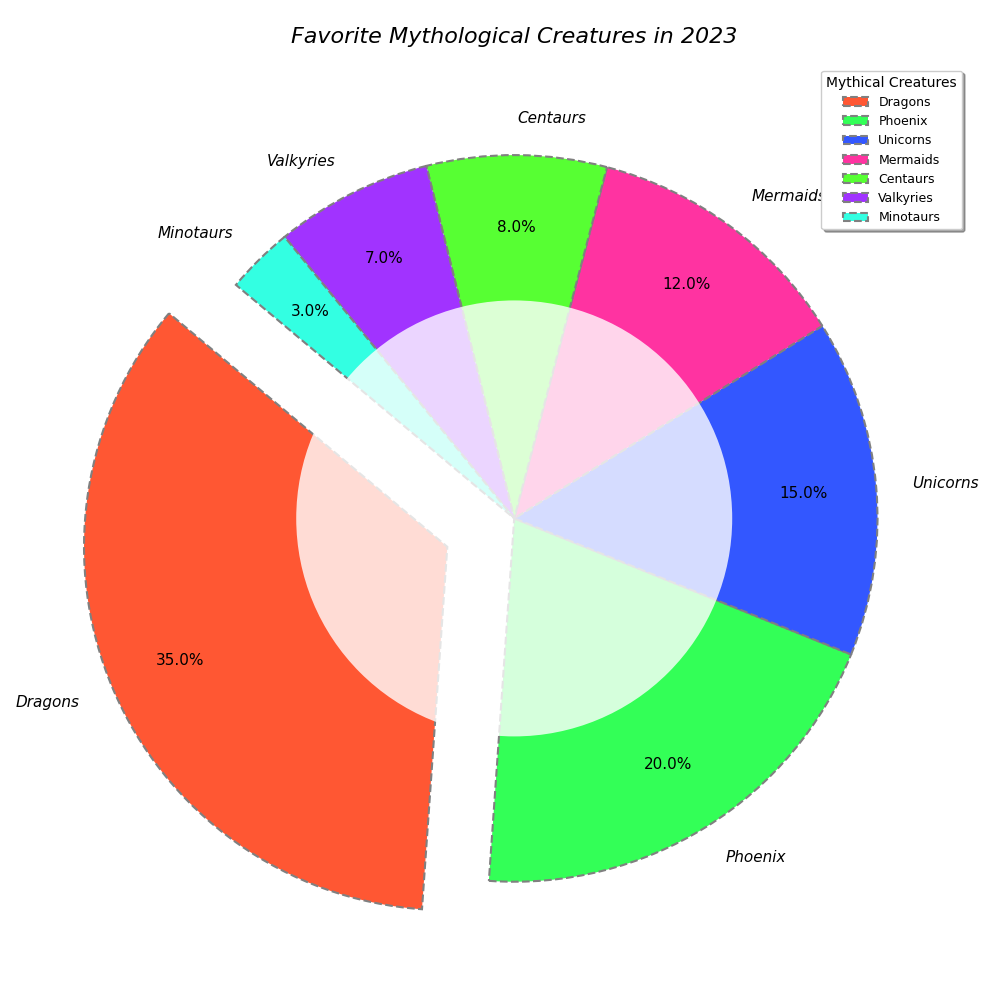

Reproduce this figure in Python.
import matplotlib.pyplot as plt

# Data Preparation
creatures = ['Dragons', 'Phoenix', 'Unicorns', 'Mermaids', 'Centaurs', 'Valkyries', 'Minotaurs']
popularity = [35, 20, 15, 12, 8, 7, 3]

# Altering colors and markers for each data group
colors = ['#FF5733', '#33FF57', '#3357FF', '#FF33A1', '#57FF33', '#A133FF', '#33FFE2']
explode = [0.2, 0, 0, 0, 0, 0, 0]  # Highlight 'Dragons' differently

plt.figure(figsize=(10, 10))
wedges, texts, autotexts = plt.pie(
    popularity, 
    explode=explode, 
    labels=creatures, 
    autopct='%1.1f%%', 
    startangle=140,  # Changed start angle
    colors=colors,  # Changed to multiple colors
    pctdistance=0.80, 
    wedgeprops={'edgecolor': 'grey', 'linestyle': '--', 'linewidth': 1.5},  # Changed borders
    shadow=False  # Removed shadow
)

# Adding a semi-transparent center circle
centre_circle = plt.Circle((0, 0), 0.60, fc='white', alpha=0.8)
fig = plt.gcf()
fig.gca().add_artist(centre_circle)

# Adjusted the legend position and appearance
plt.legend(wedges, creatures, title="Mythical Creatures", loc="upper right", fontsize=9, frameon=True, shadow=True)

# Customize text properties
plt.setp(autotexts, size=11, color="black", weight="normal")  # Changed text style
plt.setp(texts, size=11, style='italic')

# Add a title
plt.title('Favorite Mythological Creatures in 2023', fontsize=16, style='italic', pad=15)

# Ensure the layout is tidy
plt.tight_layout()

plt.show()
